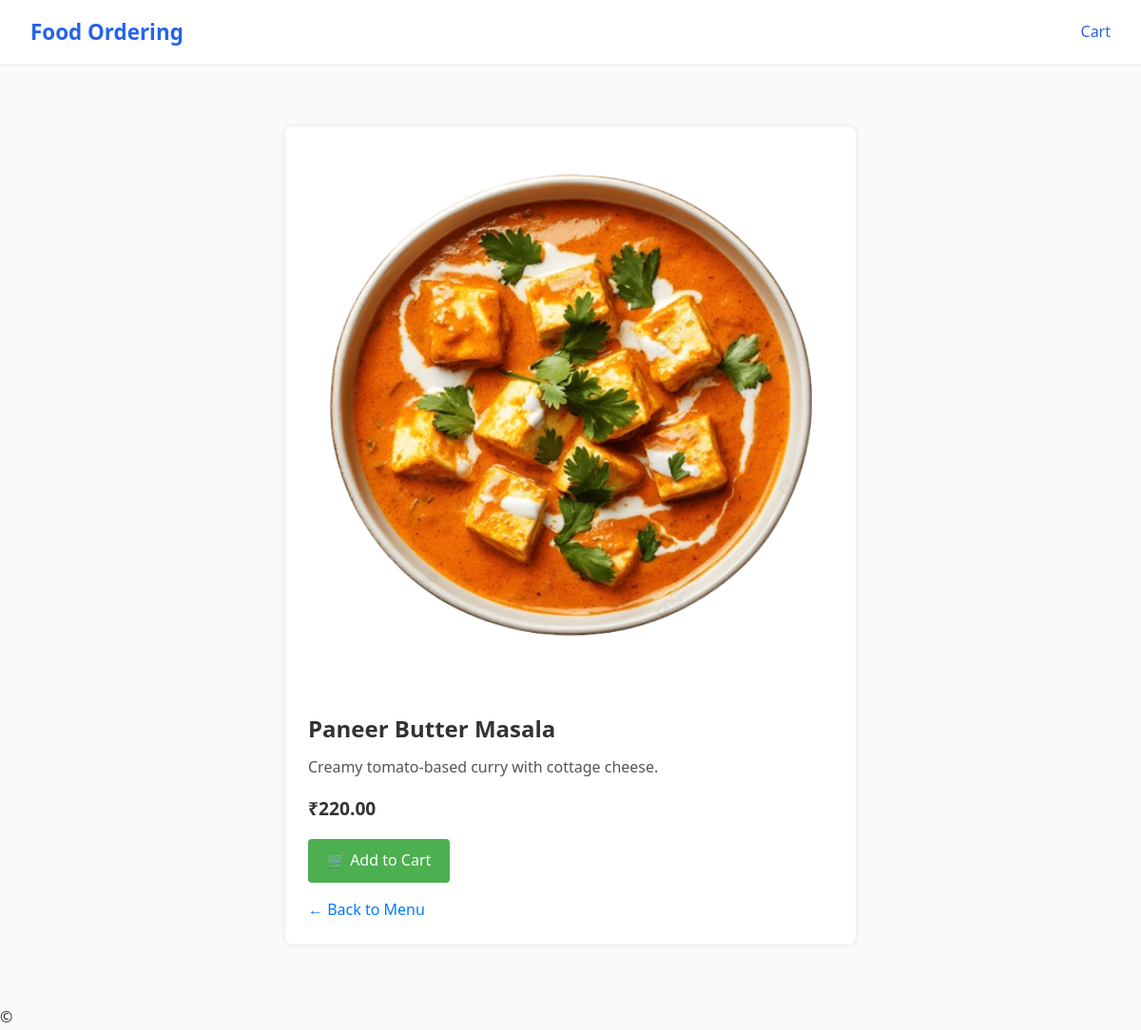
The app's page /item/3/ with its own data.
### restaurant/models.py (models this page shows, shortened)
class MenuItem(models.Model):
    restaurant = models.ForeignKey(Restaurant, related_name='menu_items', on_delete=models.CASCADE)
    category = models.ForeignKey(Category, related_name='items', on_delete=models.SET_NULL, null=True, blank=True)
    name = models.CharField(max_length=200)
    description = models.TextField(blank=True)
    price = models.DecimalField(max_digits=8, decimal_places=2)
    is_available = models.BooleanField(default=True)
    image = models.ImageField(upload_to='menu_images/', null=True, blank=True)
    created = models.DateTimeField(auto_now_add=True)

### restaurant/views.py (the view)
# urls.py: path('item/<int:pk>/', views.menu_item_detail, name='menu_item'),
def menu_item_detail(request, pk):
    item = get_object_or_404(MenuItem, id=pk)
    return render(request, 'restaurant/menu_item.html', {'item': item})

### restaurant/templates/restaurant/menu_item.html (shortened to what this page needs)
{% extends "restaurant/base.html" %}
{% load static %}
{% block content %}
<div class="menu-item-page" style="max-width: 600px; margin: 2rem auto; padding: 1.5rem; background: #fff; border-radius: 8px; box-shadow: 0 0 6px rgba(0,0,0,0.1);">
  {% if item.image %}
    <img src="{{ item.image.url }}" alt="{{ item.name }}" style="width:100%; height:auto; border-radius:6px;">
  {% else %}
    <img src="{% static 'restaurant/no-image.png' %}" alt="No image available" style="width:100%; height:auto; border-radius:6px;">
  {% endif %}
  <h2 style="margin-top: 1rem;">{{ item.name }}</h2>
  <p style="color: #555;">{{ item.description|default:"No description available." }}</p>
  <p style="font-size: 1.2rem; font-weight: bold;">₹{{ item.price }}</p>
  {% if item.is_available %}
    <a href="{% url 'restaurant:add_to_cart' item.id %}"
       style="display:inline-block; padding: 10px 20px; background:#4CAF50; color:#fff; border-radius:4px; text-decoration:none;">
       🛒 Add to Cart
    </a>
  {% else %}
    <button disabled style="padding:10px 20px; background:#ccc; border:none; border-radius:4px;">Not Available</button>
  {% endif %}
  <div style="margin-top:1rem;">
    <a href="{% url 'restaurant:menu_by_restaurant' item.restaurant.id %}" style="color:#007bff; text-decoration:none;">← Back to Menu</a>
  </div>
</div>
{% endblock %}

### restaurant/static/restaurant/styles.css (style rules this page uses)
* { box-sizing: border-box; margin: 0; padding: 0; }
body { font-family: "Segoe UI", Roboto, Arial, sans-serif; background-color: #f8fafc; color: #333; line-height: 1.6; }
.menu-item-page img { width: 100%; border-radius: 8px; margin-bottom: 1rem; }
.menu-item-page h2 { font-size: 1.5rem; margin-bottom: 0.5rem; }
.menu-item-page p { margin-bottom: 1rem; }

### records on screen
MenuItem: image (picture), name "Paneer Butter Masala", description "Creamy tomato-based curry with cottage cheese.", price "220.00"
